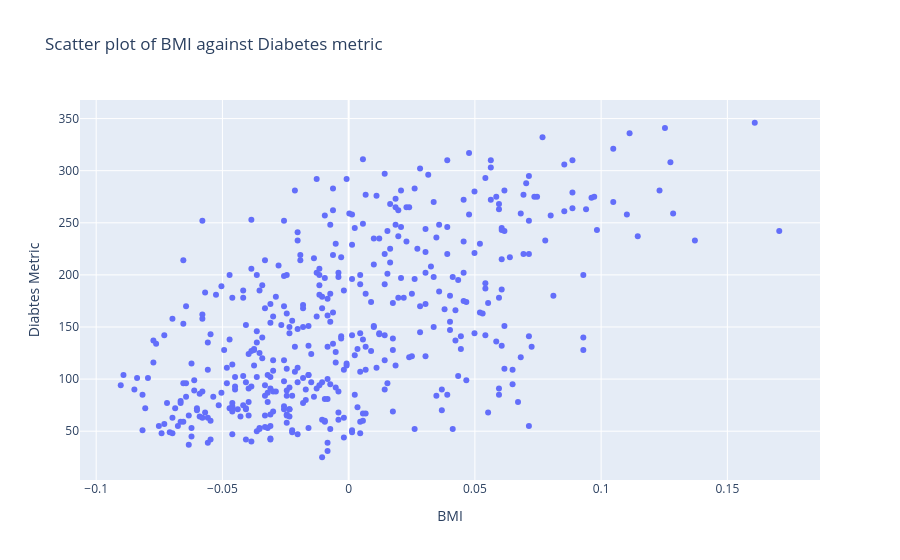

This figure's notebook cell:
### Markdown cell above
* Visualize your data using `plotly`.

### Code cell
import plotly.express as px
fig = px.scatter(x= diabetes_X, y=y, title="Scatter plot of BMI against Diabetes metric",
                 labels={
                     "x": "BMI",
                     "y": "Diabtes Metric"
                 })
fig.show()
"""import matplotlib.pyplot as plt 
plt.scatter(diabetes_X, y)
plt.xlabel(diabetes.feature_names[2])
plt.ylabel("target")
plt.show()"""

### Figure 1 — Plotly figure (JSON) as saved in the notebook; plotly's stock layout.template omitted (floating-point values rounded to 4 significant figures; data arrays with more than 128 entries replaced by an {"elided": "..."} marker saying what was removed)
{"data": [{"hovertemplate": "BMI=%{x}<br>Diabtes Metric=%{y}<extra></extra>", "legendgroup": "", "marker": {"color": "#636efa", "symbol": "circle"}, "mode": "markers", "name": "", "orientation": "v", "showlegend": false, "type": "scatter", "x": {"elided": "442 float values"}, "xaxis": "x", "y": {"elided": "442 float values"}, "yaxis": "y"}], "layout": {"legend": {"tracegroupgap": 0}, "title": {"text": "Scatter plot of BMI against Diabetes metric"}, "xaxis": {"anchor": "y", "domain": [0, 1], "title": {"text": "BMI"}}, "yaxis": {"anchor": "x", "domain": [0, 1], "title": {"text": "Diabtes Metric"}}}}
